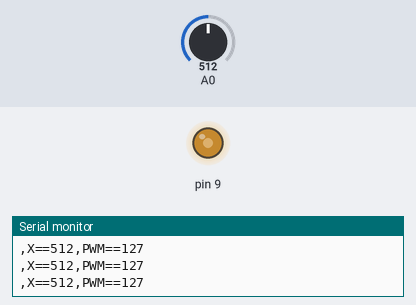
The sketch below on a simulated Arduino Uno, built with avr-gcc and run on an emulated ATmega328P. On the bench: output pins drawn as LEDs (lit = HIGH), the last lines printed to the serial monitor. Inputs (shaded band) come from the test bench; at power-on: A0 = 512.

Above: at 1.2 s.
1.3 s: A0 set to 716
At 2.3 s:
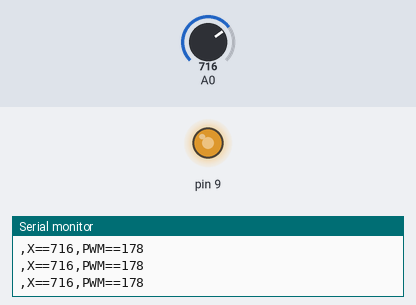
2.8 s: A0 set to 900
At 3.8 s:
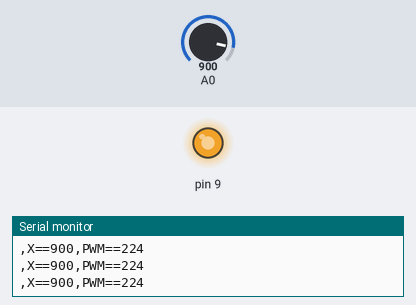
4.3 s: A0 set to 122
At 5.3 s:
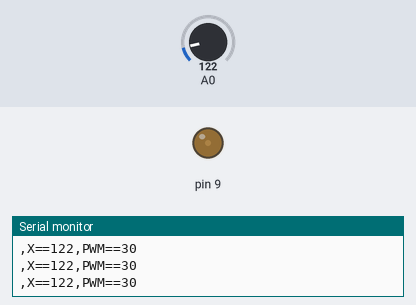
5.8 s: A0 set to 0
At 6.7 s:
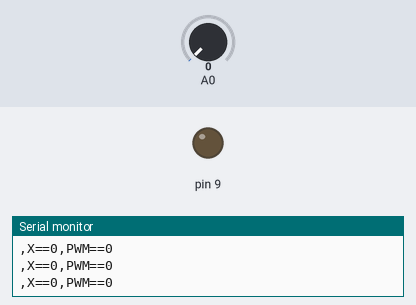
7.3 s: A0 set to 511
At 8.1 s:
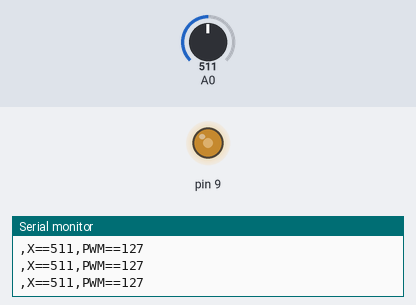
Timing chart, 0 to 9.8 s (numbered marks = the images above; inputs shaded):
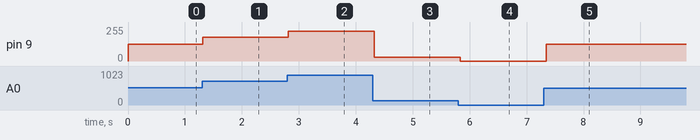

The sketch:

20260330c.ino
```cpp
unsigned int  VRX=0;
unsigned int  VRY=0;
bool  SW=0;
bool  XClick=0;
void setup()
{
  Serial.begin(115200);
  pinMode(A0, INPUT);
  pinMode(9, OUTPUT);
}
void loop()
{
  VRX = analogRead(A0);
  Serial.print(",X==");
  Serial.print(VRX);
  VRX = (map(VRX,0,1023,0,255));
  analogWrite(9,VRX);
  Serial.print(",PWM==");
  Serial.println(VRX);
  delay(100);
}
```

Measured:
- after the input at 1.3 s, pin 9: 127/255 → 178/255 at once
- after the input at 2.8 s, pin 9: 178/255 → 224/255 at once
- after the input at 4.3 s, pin 9: 224/255 → 30/255 at once
- after the input at 5.8 s, pin 9: 30/255 → 0/255 at once
- after the input at 7.3 s, pin 9: 0/255 → 127/255 at once
